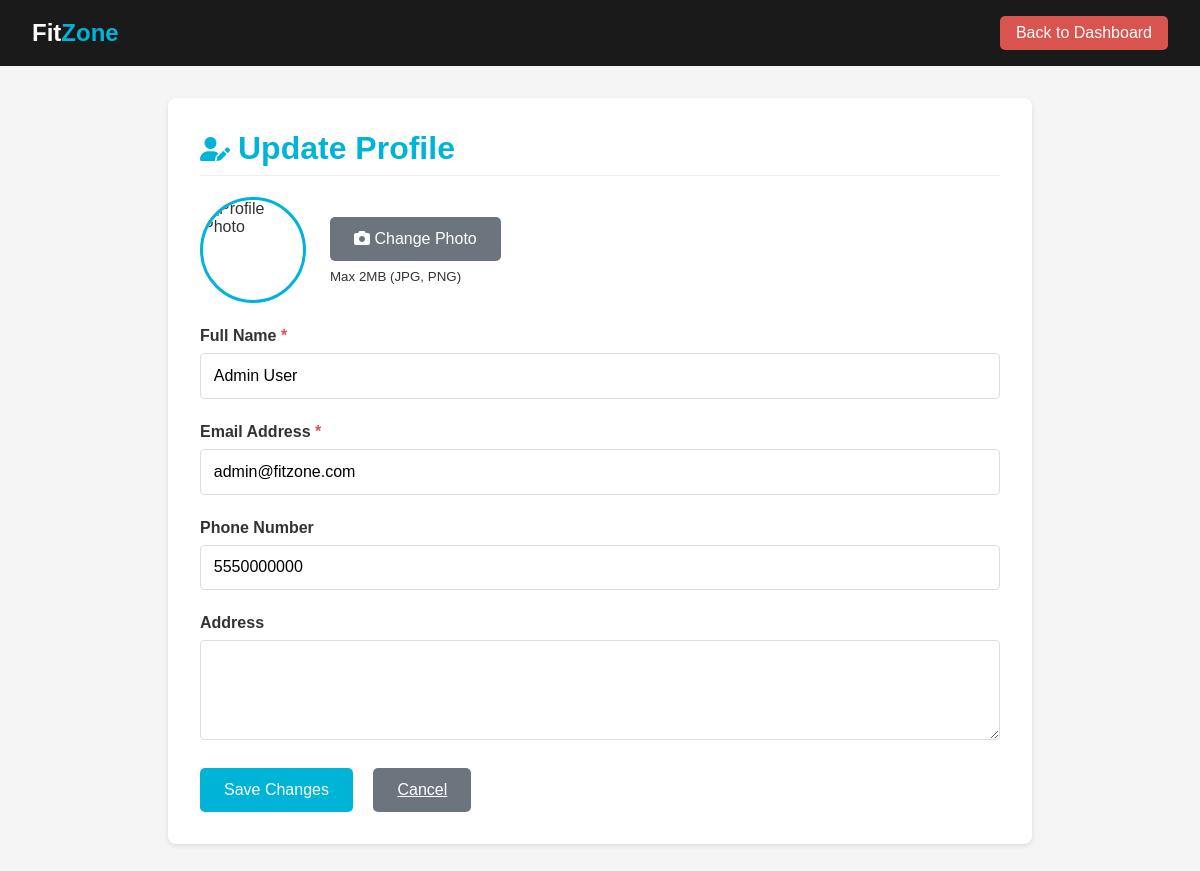
The app's page /update_profile.php (signed in) with its own data.
### tables this page shows
CREATE TABLE users (
    id INT PRIMARY KEY AUTO_INCREMENT,
    name VARCHAR(100) NOT NULL,
    email VARCHAR(100) UNIQUE NOT NULL,
    password VARCHAR(255) NOT NULL,
    role ENUM('customer', 'trainer', 'staff', 'admin', 'manager') DEFAULT 'customer',  
    position VARCHAR(100),  
    phone VARCHAR(20),
    address TEXT,
    profile_photo VARCHAR(255),  
    date_of_birth DATE,
    gender ENUM('male', 'female', 'other', 'prefer_not_to_say'),
    height DECIMAL(5,2) COMMENT 'in cm',
    weight DECIMAL(5,2) COMMENT 'in kg',
    fitness_goals TEXT,  
    health_conditions TEXT,  
    bio TEXT,  
    specialization VARCHAR(255),  
    is_active BOOLEAN DEFAULT TRUE,  
    last_login DATETIME,
    created_at TIMESTAMP DEFAULT CURRENT_TIMESTAMP,
    updated_at TIMESTAMP DEFAULT CURRENT_TIMESTAMP ON UPDATE CURRENT_TIMESTAMP,
    INDEX (email),
    INDEX (role),
    INDEX (is_active)
);

### update_profile.php (the view, shortened to what this page needs)
<?php
require 'config.php';
$stmt = $pdo->prepare("SELECT * FROM users WHERE id = ?");
$stmt->execute([$_SESSION['user_id']]);
$user = $stmt->fetch();
?>
<!DOCTYPE html>
<html lang="en">
<head>
    <link rel="stylesheet" href="https://cdnjs.cloudflare.com/ajax/libs/font-awesome/6.0.0-beta3/css/all.min.css">
</head>
<body>
    <header class="dashboard-header">
        <a href="index.php" class="logo">Fit<span>Zone</span></a>
        <a href="dashboard.php" class="logout-btn">Back to Dashboard</a>
    </header>
    <div class="profile-container">
        <h1 class="profile-title"><i class="fas fa-user-edit"></i> Update Profile</h1>
        <div class="profile-photo">
            <img src="<?= !empty($user['profile_photo']) ? 'uploads/profiles/'.$user['profile_photo'] : 'images/default-profile.jpg' ?>"
                 alt="Profile Photo" class="photo-preview" id="photoPreview">
            <div class="photo-upload">
                <button type="button" class="btn" onclick="document.getElementById('profilePhoto').click()"
                        style="margin-bottom: 0.5rem; background-color: #6c757d;">
                    <i class="fas fa-camera"></i> Change Photo
                </button>
                <small>Max 2MB (JPG, PNG)</small>
            </div>
        </div>
        <form action="update_profile.php" method="POST" id="profileForm">
            <div class="form-group">
                <label for="name" class="required">Full Name</label>
                <input type="text" id="name" name="name" value="<?= htmlspecialchars($user['name']) ?>" required>
            </div>
            <div class="form-group">
                <label for="email" class="required">Email Address</label>
                <input type="email" id="email" name="email" value="<?= htmlspecialchars($user['email']) ?>" required>
            </div>
            <div class="form-group">
                <label for="phone">Phone Number</label>
                <input type="tel" id="phone" name="phone" value="<?= htmlspecialchars($user['phone'] ?? '') ?>">
            </div>
            <div class="form-group">
                <label for="address">Address</label>
                <textarea id="address" name="address"><?= htmlspecialchars($user['address'] ?? '') ?></textarea>
            </div>
            <button type="submit" class="btn">Save Changes</button>
            <a href="dashboard.php" class="btn" style="background-color: #6c757d; margin-left: 1rem;">Cancel</a>
        </form>
    </div>
</body>
</html>

### update_profile.php (style rules this page uses)
:root { --primary-color: #00b4d8; --secondary-color: #1a1a1a; --danger-color: #d9534f; --success-color: #5cb85c; --light-bg: #f8f9fa; }
body { font-family: 'Arial', sans-serif; margin: 0; padding: 0; background-color: #f5f5f5; color: #333; }
.dashboard-header { background-color: var(--secondary-color); color: white; padding: 1rem 2rem; display: flex; justify-content: space-between; align-items: center; }
.logo { color: #fff; font-size: 1.5rem; font-weight: bold; text-decoration: none; }
.logo span { color: var(--primary-color); }
.logout-btn { color: white; text-decoration: none; background-color: var(--danger-color); padding: 0.5rem 1rem; border-radius: 5px; transition: background-color 0.3s; }
.profile-container { max-width: 800px; margin: 2rem auto; padding: 2rem; background-color: white; border-radius: 8px; box-shadow: 0 2px 5px rgba(0,0,0,0.1); }
.profile-title { color: var(--primary-color); margin-top: 0; border-bottom: 1px solid #eee; padding-bottom: 0.5rem; display: flex; align-items: center; gap: 0.5rem; }
.profile-title i { font-size: 1.5rem; }
.form-group { margin-bottom: 1.5rem; }
label { display: block; margin-bottom: 0.5rem; font-weight: bold; }
.required:after { content: " *"; color: var(--danger-color); }
input[type="text"], input[type="email"], input[type="tel"], textarea { width: 100%; padding: 0.8rem; border: 1px solid #ddd; border-radius: 4px; font-size: 1rem; box-sizing: border-box; }
textarea { height: 100px; resize: vertical; }
.btn { display: inline-block; padding: 0.8rem 1.5rem; background-color: var(--primary-color); color: white; border: none; border-radius: 5px; font-size: 1rem; cursor: pointer; transition: background-color 0.3s; }
.profile-photo { display: flex; align-items: center; margin-bottom: 1.5rem; }
.photo-preview { width: 100px; height: 100px; border-radius: 50%; object-fit: cover; border: 3px solid var(--primary-color); margin-right: 1.5rem; }
.photo-upload { display: flex; flex-direction: column; }

### records on screen
users: name "Admin User", email "admin@fitzone.com", phone "5550000000"
